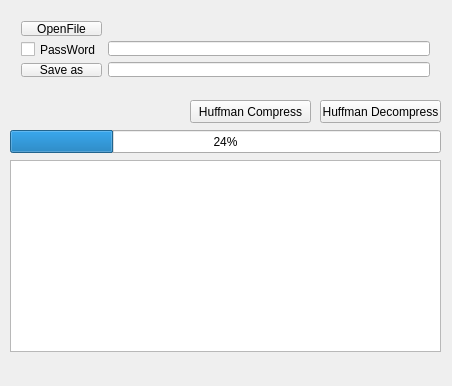
<?xml version="1.0" encoding="UTF-8"?>
<ui version="4.0">
 <class>MainWindow</class>
 <widget class="QMainWindow" name="MainWindow">
  <property name="geometry">
   <rect>
    <x>0</x>
    <y>0</y>
    <width>452</width>
    <height>386</height>
   </rect>
  </property>
  <property name="windowTitle">
   <string>MainWindow</string>
  </property>
  <widget class="QWidget" name="centralWidget">
   <widget class="QPushButton" name="pushButton_Compress">
    <property name="geometry">
     <rect>
      <x>190</x>
      <y>100</y>
      <width>121</width>
      <height>23</height>
     </rect>
    </property>
    <property name="text">
     <string>Huffman Compress</string>
    </property>
   </widget>
   <widget class="QPushButton" name="pushButton_Decompress">
    <property name="geometry">
     <rect>
      <x>320</x>
      <y>100</y>
      <width>121</width>
      <height>23</height>
     </rect>
    </property>
    <property name="text">
     <string>Huffman Decompress</string>
    </property>
   </widget>
   <widget class="QTextBrowser" name="textBrowser">
    <property name="geometry">
     <rect>
      <x>10</x>
      <y>160</y>
      <width>431</width>
      <height>192</height>
     </rect>
    </property>
   </widget>
   <widget class="QProgressBar" name="progressBar">
    <property name="geometry">
     <rect>
      <x>10</x>
      <y>130</y>
      <width>431</width>
      <height>23</height>
     </rect>
    </property>
    <property name="value">
     <number>24</number>
    </property>
   </widget>
   <widget class="QWidget" name="">
    <property name="geometry">
     <rect>
      <x>10</x>
      <y>10</y>
      <width>431</width>
      <height>78</height>
     </rect>
    </property>
    <layout class="QGridLayout" name="gridLayout">
     <item row="0" column="0">
      <layout class="QVBoxLayout" name="verticalLayout">
       <item>
        <widget class="QPushButton" name="pushButton_OpenFile">
         <property name="text">
          <string>OpenFile</string>
         </property>
        </widget>
       </item>
       <item>
        <widget class="QCheckBox" name="checkBox">
         <property name="text">
          <string>PassWord</string>
         </property>
        </widget>
       </item>
       <item>
        <widget class="QPushButton" name="pushButton_Save">
         <property name="text">
          <string>Save as</string>
         </property>
        </widget>
       </item>
      </layout>
     </item>
     <item row="0" column="1">
      <layout class="QVBoxLayout" name="verticalLayout_2">
       <item>
        <widget class="QLabel" name="label_FilePath">
         <property name="text">
          <string/>
         </property>
        </widget>
       </item>
       <item>
        <widget class="QLineEdit" name="lineEdit_PassWord">
         <property name="echoMode">
          <enum>QLineEdit::Password</enum>
         </property>
        </widget>
       </item>
       <item>
        <widget class="QLineEdit" name="lineEdit"/>
       </item>
      </layout>
     </item>
    </layout>
   </widget>
  </widget>
 </widget>
 <layoutdefault spacing="6" margin="11"/>
 <resources/>
 <connections/>
</ui>
